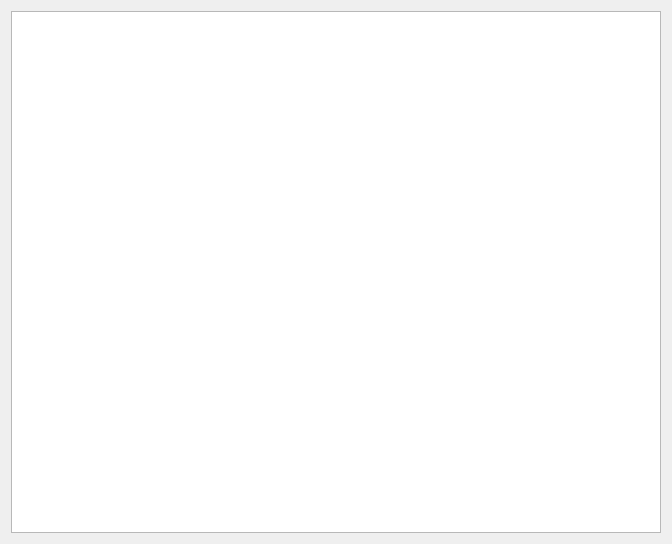
<?xml version="1.0" encoding="UTF-8"?>
<ui version="4.0">
 <class>Mainwindow</class>
 <widget class="QWidget" name="Mainwindow">
  <property name="geometry">
   <rect>
    <x>0</x>
    <y>0</y>
    <width>672</width>
    <height>544</height>
   </rect>
  </property>
  <property name="windowTitle">
   <string>Mainwindow</string>
  </property>
  <layout class="QHBoxLayout" name="horizontalLayout">
   <item>
    <widget class="QListWidget" name="listWidget">
     <property name="autoScroll">
      <bool>false</bool>
     </property>
     <property name="editTriggers">
      <set>QAbstractItemView::NoEditTriggers</set>
     </property>
     <property name="showDropIndicator" stdset="0">
      <bool>false</bool>
     </property>
     <property name="dragDropMode">
      <enum>QAbstractItemView::NoDragDrop</enum>
     </property>
     <property name="defaultDropAction">
      <enum>Qt::IgnoreAction</enum>
     </property>
     <property name="iconSize">
      <size>
       <width>512</width>
       <height>512</height>
      </size>
     </property>
     <property name="movement">
      <enum>QListView::Static</enum>
     </property>
     <property name="resizeMode">
      <enum>QListView::Adjust</enum>
     </property>
     <property name="spacing">
      <number>10</number>
     </property>
     <property name="viewMode">
      <enum>QListView::IconMode</enum>
     </property>
     <property name="wordWrap">
      <bool>true</bool>
     </property>
     <property name="itemAlignment">
      <set>Qt::AlignHCenter</set>
     </property>
    </widget>
   </item>
  </layout>
 </widget>
 <resources/>
 <connections/>
</ui>
